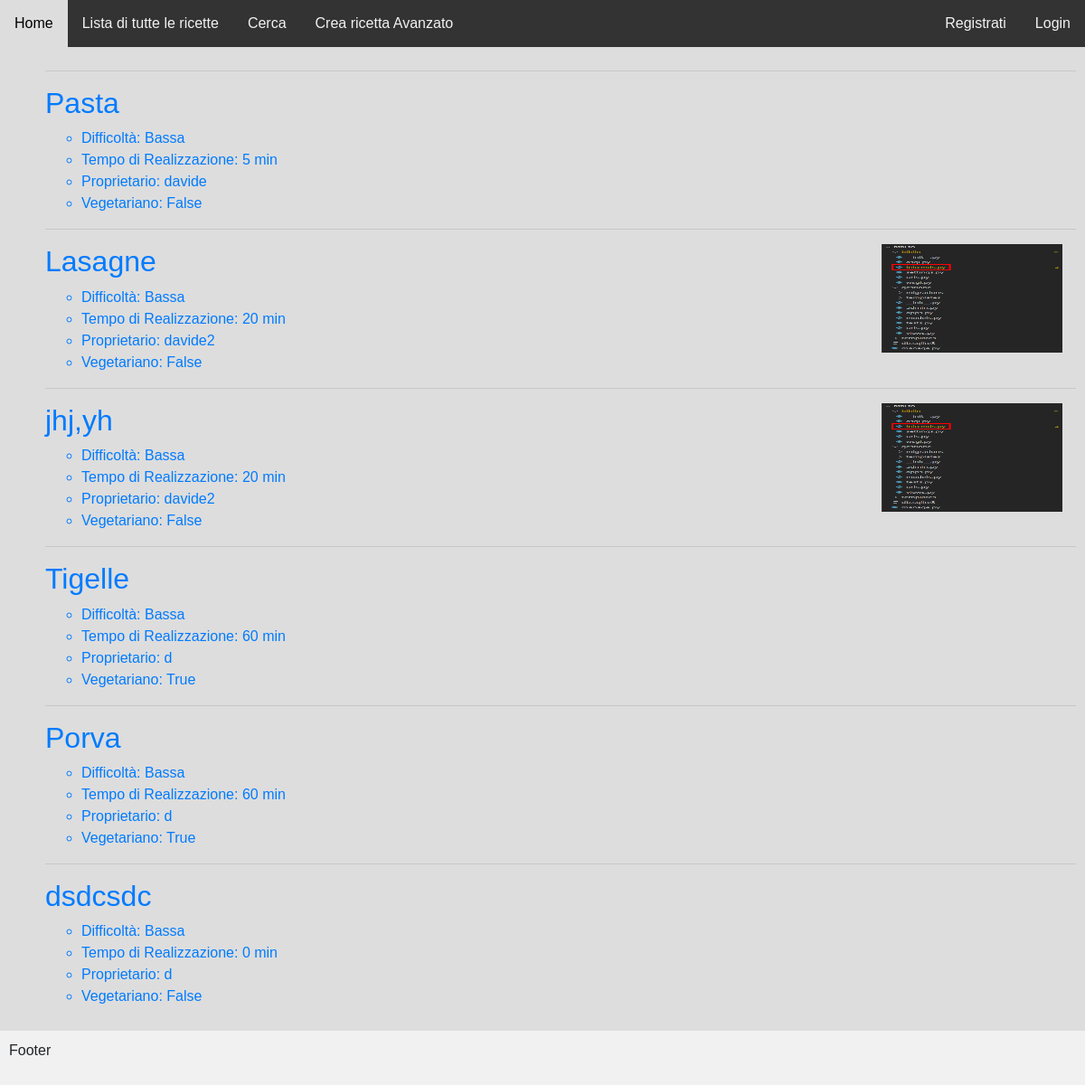
The page /lista_ricette/ on the database as committed earlier.
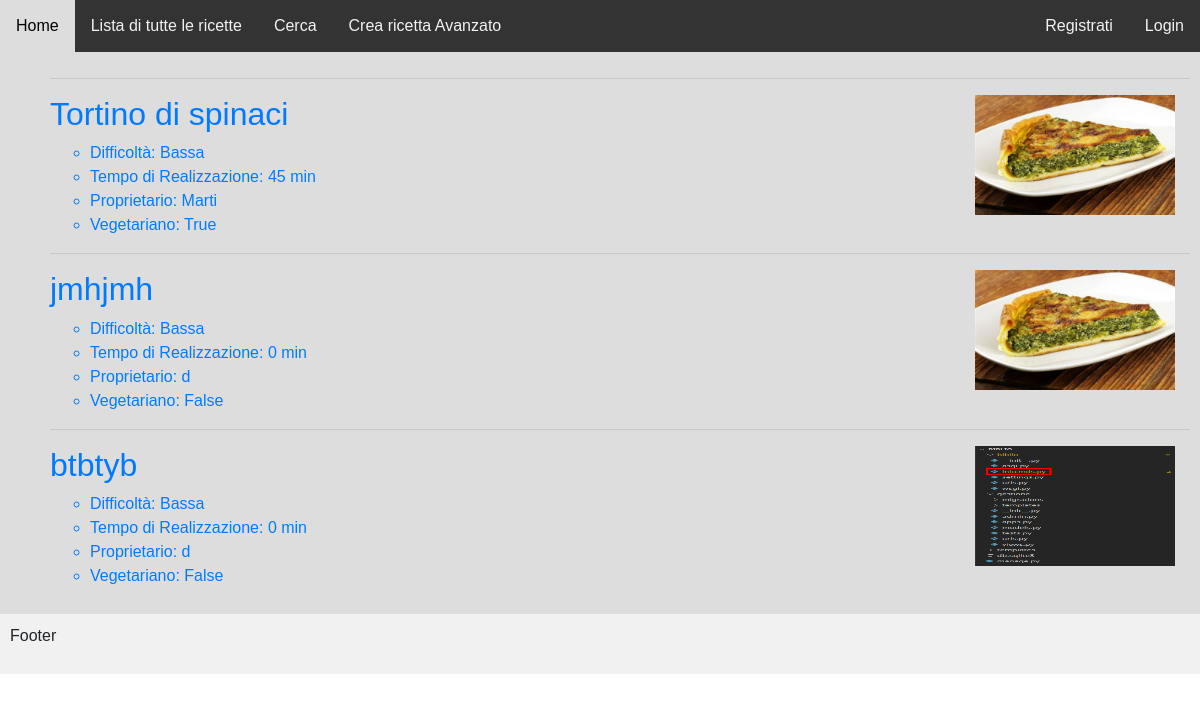
The same page on the database as committed later.
### gestione/models.py (models this page shows, shortened)
class Ricetta(models.Model):
    nome = models.CharField(max_length=50)
    difficoltá = models.CharField(max_length=50, choices=DIFFICOLTA_CHOICES, default="Bassa")
    portata = models.CharField(max_length=50, choices = PORTATA_CHOICES, default="Primo")
    costo = models.IntegerField(default=0)
    tempo_preparazione = models.IntegerField(default=0)
    tempo_cottura = models.IntegerField(default=0)
    porzioni = models.IntegerField(default=1)
    vegetariano = models.BooleanField(default = False)
    vegano = models.BooleanField(default = False)
    gluten_free = models.BooleanField(default = False)
    immagine = models.ImageField(null=True, blank=True)
    utente = models.ForeignKey(User, on_delete = models.CASCADE, blank=True, null=True, default=None, related_name = "non_so_cosa_vada")
    def __str__(self):
        out = self.nome
        return out
    class Meta:
        verbose_name_plural = "Ricette"

### gestione/views.py (the view)
# urls.py: path("lista_ricette/", Lista_ricette_views.as_view(), name="listaricette"),
class Lista_ricette_views(ListView):
    model = Ricetta
    template_name = "lista_ricette.html"
    def get_totale_ricette(self):
        count = 0
        for i in Ricetta.objects.all():
            count = count + 1
        return count

### templates/lista_ricette.html (shortened to what this page needs)
{% extends 'base.html' %}
{% block content %}
    {% for ricetta in object_list %}
        <ul>
            <articole>
                <hr>
                <a href="{% url 'ricetta' ricetta.id %}">
                    {% if ricetta.immagine %}
                        {% load static %}<img src="{% static ricetta.immagine.url %}" width="200" height="120" align=right Hspace="15" Vspace="0" Border="0">
                    {% endif %}
                    <h2> {{ ricetta }} </h2>
                    <ul>
                        <li> Difficoltà: {{ ricetta.get_difficoltá_display }}</li>
                        <li> Tempo di Realizzazione: {{ ricetta.tempo_preparazione }} min </li>
                        <li> Proprietario: {{ ricetta.utente }} </li>
                        <li> Vegetariano: {{ ricetta.vegetariano }} </li>
                    </ul>
                </a>
            </articole>
        </ul>
    {% endfor %}
{% endblock %}

### templates/base.html (shortened to what this page needs)
<!DOCTYPE html>
<html lang="en">
<head>
    {% load static %}
    <link rel="stylesheet" href="https://cdn.jsdelivr.net/npm/bootstrap@4.6.2/dist/css/bootstrap.min.css"
>
    <link rel="stylesheet" type="text/css" href='{% static "/css/style.css" %}'>
</head>
<body>
<div class="topnav">
  <a class=myclass2 href="{% url 'homepage' %}">Home</a>
  <a class=myclass2 href="{% url 'listaricette' %}">Lista di tutte le ricette</a>
  <a class=myclass2 href="{% url 'search' %}">Cerca</a>
  <a class=myclass2 href="{% url 'crearicettaavanzato' %}">Crea ricetta Avanzato</a>
  {% if user.is_authenticated %}
    <a class=myclass href="{% url 'logout' %}"> {{user.username }} logout </a>
    <a class=myclass href="{% url 'listaricetteprivate' %}"> Lista ricette personali </a>
  {% else %}
    <a class=myclass href="{% url 'login' %}"> Login </a>
    <a class=myclass href="{% url 'register' %}"> Registrati </a>
  {% endif %}
</div>
<div class=content>
  {% block content %} {% endblock %}
</div>
<div class="footer">
  <p>Footer</p>
</div>
</body>
</html>

### static/css/style.css (style rules this page uses)
* { box-sizing: border-box; font-family: Arial, Helvetica, sans-serif; }
body { font-family: Arial, Helvetica, sans-serif; }
.topnav { overflow: hidden; background-color: #333; }
.myclass { float: right; }
.myclass2 { float: left; }
.topnav a { display: block; color: #f2f2f2; text-align: center; padding: 14px 16px; text-decoration: none; }
.content { background-color: #ddd; padding: 10px; }
.footer { background-color: #f1f1f1; padding: 10px; }

Rows that differ between the two databases and show on the page:
removed Ricetta: nome "Pasta", difficoltá "Bassa", tempo_preparazione "5", utente "davide", vegetariano "False"
removed Ricetta: immagine (picture), nome "Lasagne", difficoltá "Bassa", tempo_preparazione "20", utente "davide2", vegetariano "False"
removed Ricetta: nome "Tigelle", difficoltá "Bassa", tempo_preparazione "60", utente "d", vegetariano "True"
removed Ricetta: nome "Porva", difficoltá "Bassa", tempo_preparazione "60", utente "d", vegetariano "True"
removed Ricetta: nome "dsdcsdc", difficoltá "Bassa", tempo_preparazione "0", utente "d", vegetariano "False"
changed Ricetta: immagine: a different picture; nome "jhj,yh" → "Tortino di spinaci"; tempo_preparazione "20" → "45"; utente "davide2" → "Marti"; vegetariano "False" → "True"
added Ricetta: immagine (picture), nome "jmhjmh", difficoltá "Bassa", tempo_preparazione "0", utente "d", vegetariano "False"
added Ricetta: immagine (picture), nome "btbtyb", difficoltá "Bassa", tempo_preparazione "0", utente "d", vegetariano "False"
